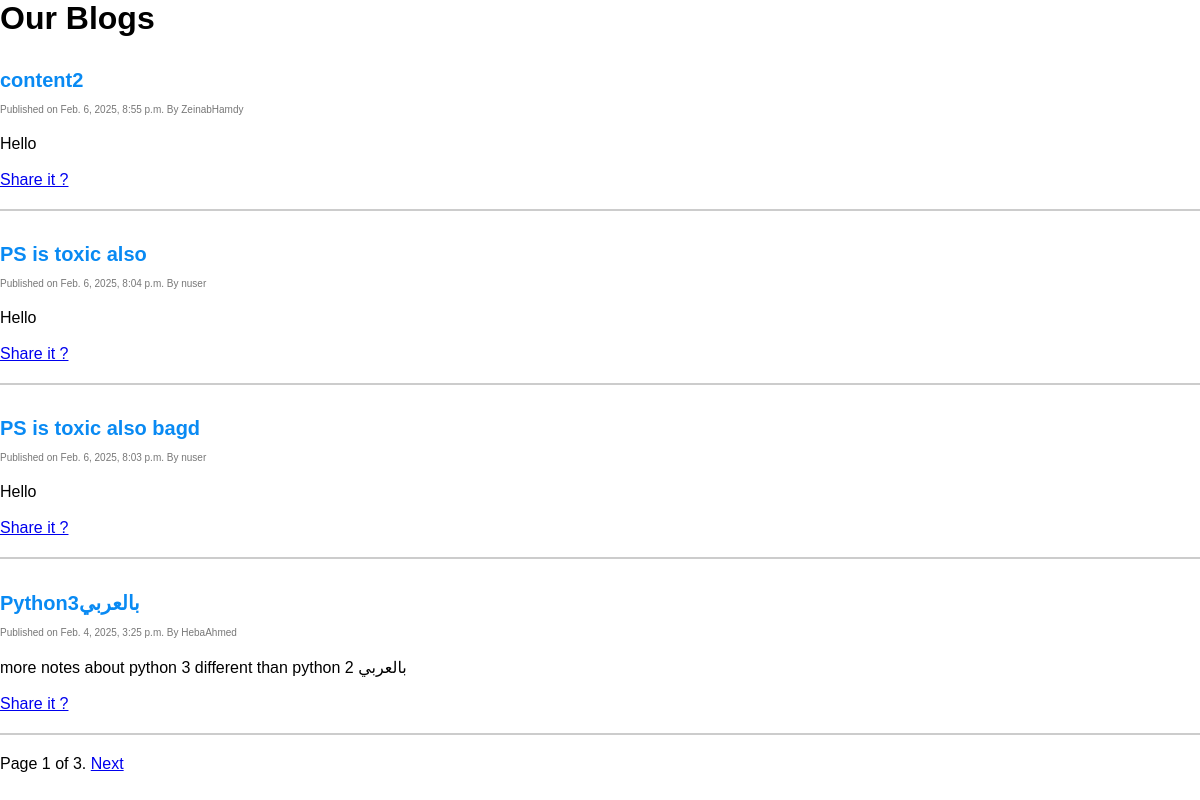
The app's page /posts/, older data.
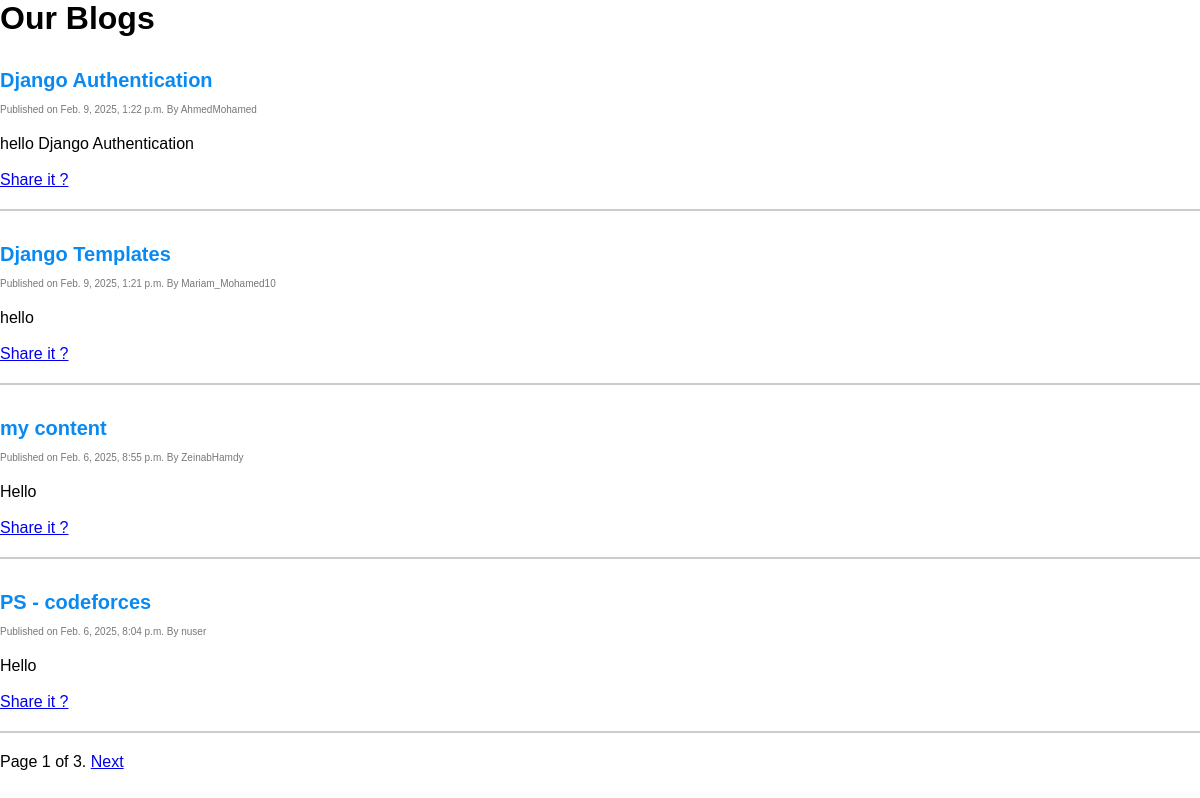
The same page, newer data.
### blog/models.py (models this page shows, shortened)
class Post(models.Model):
    author = models.ForeignKey(
        User,
        on_delete=models.CASCADE,
        related_name='posts',
    )
    title = models.CharField(
        max_length=100,
        unique=True,
    )
    content = models.TextField()
    created_at = models.DateTimeField(
        auto_now_add=True,
    )
    updated_at = models.DateTimeField(
        auto_now=True,
    )
    published_at = models.DateTimeField(
        null=True,
        blank=True,
    )
    status = models.CharField(
        max_length=15,
        choices=[
            ('draft', 'Draft'),
            ('published', 'Published'),
        ],
        default='draft',
    )
    objects = models.Manager()  # Default manager
    published = PublishedManager()
    class Meta:
        ordering = ['-published_at']

### blog/views.py (the view)
# urls.py: path('posts/', views.post_list, name='post_list'),
def post_list(req):
    posts = Post.published.all()
    paginator = Paginator(posts, 4)
    page_number = req.GET.get('page', '1') # as req.GET.get('page') returns a string
    error_message =''
    try:
        page_number = int(page_number)
        if page_number < 1:
            error_message = 'Page number must be greater than 0'
        elif page_number > paginator.num_pages:
            error_message = 'Page number must be less than or equal to the total number of pages'
    except ValueError:
        error_message = 'Page number must be an integer'
    if error_message :
        return render(req, 'error.html', {'error_message': error_message})
    posts = paginator.get_page(page_number)
    context = {
        'page': page_number,
        'posts': posts,
        'total_pages': paginator.num_pages,
    }
    return render(req, 'posts.html', context)

### blog/models.py (called while the page is built)
    def get_queryset(self):
        return super().get_queryset().filter(status='published')

### templates/posts.html (shortened to what this page needs)
{% extends "base.html" %}
{% load static %}
{% block content %}
    {% if not title %}
        <h1>Our Blogs</h1>
    {% endif %}
    {% if not title %}
        {% for post in posts %}
            <article>
                <p class="title"> <a href='../post/{{post.pk}}'>{{ post.title }}</a></p>
                <p class='smaller'>
                    <span class='date'>Published on {{ post.published_at }}</span>
                    <span class='author'>By {{ post.author }}</span>
                </p>
                <p class="content">{{ post.content }}</p>
            </article>
            <br>
            <span> <a href='http://127.0.0.1:8000/post_share/{{post.pk}}'>Share it ?</a> </span>
            <hr>
        {% endfor %}
        <div>
            <span >
                <span>
                    Page {{ page }} of {{ total_pages }}.
                </span>
                {% if posts.has_next %}
                    <a href="?page={{ posts.next_page_number }}">Next</a>
                {% endif %}
            </span>
        </div>
    {% endif %}
{% endblock %}

### templates/base.html (shortened to what this page needs)
{% load static %}
<!DOCTYPE HTML>
<html>
<head>
    <link rel="stylesheet" href="{% static 'css/blog.css' %}">
</head>
<body>
    {% block content %}
    {% endblock %}
</body>
</html>

### static/css/blog.css (style rules this page uses)
* { margin: 0; padding: 0; box-sizing: border-box; }
body { font-family: 'Poppins', sans-serif; }
.title { font-size: 20px; font-weight: 600; margin: 2rem 0; color: #098af3; }
.title a { color: #098af3; text-decoration: none; }
.author { font-size: 10px; color: #777; margin-top: -20px; }
.smaller { margin-top: -20px; font-size: 10px; color: #777; }
.content { font-size: 16px; font-weight: 500; margin-top: 20px; }
hr { margin: 20px 0; border: 1px solid #ccc; }

Row changes from the older to the newer data that the page shows:
no longer on this page (row edited): Post: title "PS is toxic also bagd", published_at "Feb. 6, 2025, 8:03 p.m.", author "nuser", content "Hello"
no longer on this page (row unchanged): Post: title "Python3بالعربي", published_at "Feb. 4, 2025, 3:25 p.m.", author "HebaAhmed", content "more notes about python 3 different than python 2 بالعربي"
added Post: title "Django Authentication", published_at "Feb. 9, 2025, 1:22 p.m.", author "AhmedMohamed", content "hello Django Authentication"
added Post: title "Django Templates", published_at "Feb. 9, 2025, 1:21 p.m.", author "Mariam_Mohamed10", content "hello"
changed Post "ZeinabHamdy": title "content2" → "my content"
changed Post "nuser": title "PS is toxic also" → "PS - codeforces"
